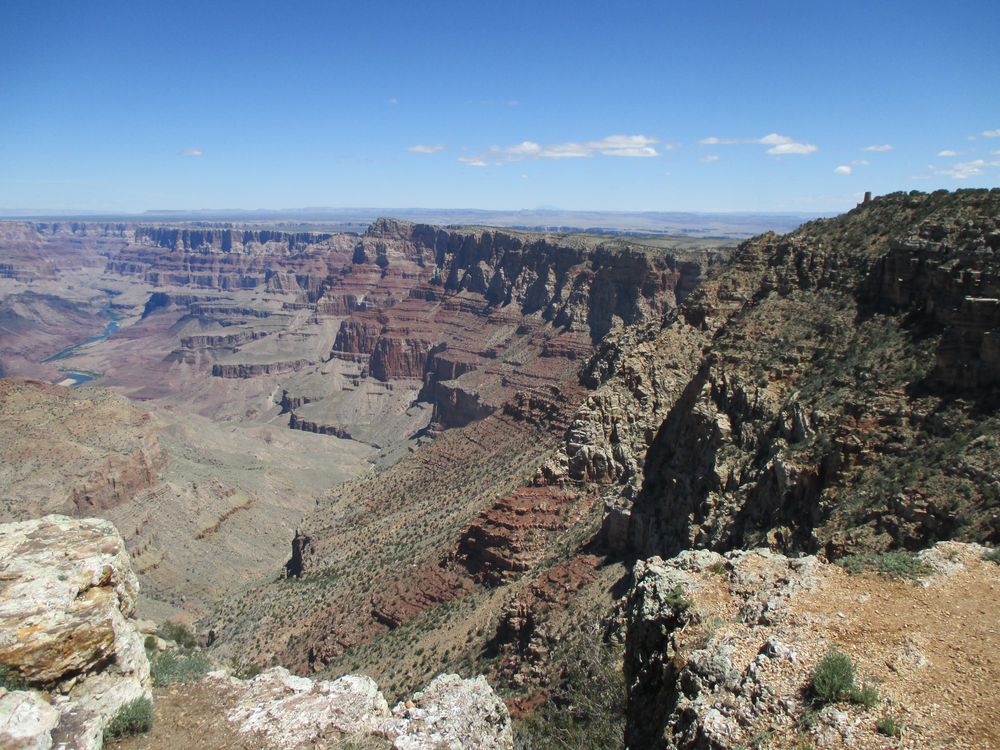
#> input picture grand_canyon_left_01.png, 1000 x 750 px
$ python main.py --first grand_canyon_left_01.png --second grand_canyon_left_02.png
#> lines starting #> are read from the running program, lines starting #| are printed output that depends on the picture
### panoramaOpenCV.py
import numpy as np
import imutils
import cv2

class ImageStitch:
	def __init__(self):
		# determine if we are using OpenCV v3.X
		self.isv3 = imutils.is_cv3()
		print('Your openCV 2 version is:', cv2.__version__, 'and variable is:', self.isv3)

	def istitch(self, images, ratio=0.75, reprojThresh=4.0,
		showMatches=False):
		# unpack the images, then detect keypoints and extract
		# local invariant descriptors from them
		(imageB, imageA) = images
		(kpsA, featuresA) = self.detectAndDescribe(imageA)
		(kpsB, featuresB) = self.detectAndDescribe(imageB)

		# match features between the two images
		M = self.matchKeypoints(kpsA, kpsB,
			featuresA, featuresB, ratio, reprojThresh)

		# if the match is None, then there aren't enough matched
		# keypoints to create a panorama
		if M is None:
			return None

		# otherwise, apply a perspective warp to stitch the images
		# together
		(matches, H, status) = M
		result = cv2.warpPerspective(imageA, H,
			(imageA.shape[1] + imageB.shape[1], imageA.shape[0]))
		result[0:imageB.shape[0], 0:imageB.shape[1]] = imageB

		# check to see if the keypoint matches should be visualized
		if showMatches:
			vis = self.drawMatches(imageA, imageB, kpsA, kpsB, matches,
				status)

			# return a tuple of the stitched image and the
			# visualization
			return (result, vis)

		# return the stitched image
		return result

	def detectAndDescribe(self, image):
		# convert the image to grayscale
		gray = cv2.cvtColor(image, cv2.COLOR_BGR2GRAY)

		# check to see if we are using OpenCV 3.X
		if self.isv3:
			# detect and extract features from the image
			descriptor = cv2.xfeatures2d.SIFT_create()
			(kps, features) = descriptor.detectAndCompute(image, None)

		# otherwise, we are using OpenCV 2.4.X
		else:
			# detect keypoints in the image
			detector = cv2.FeatureDetector_create("SIFT")
			kps = detector.detect(gray)

			# extract features from the image
			extractor = cv2.DescriptorExtractor_create("SIFT")
			(kps, features) = extractor.compute(gray, kps)

		# convert the keypoints from KeyPoint objects to NumPy
		# arrays
		kps = np.float32([kp.pt for kp in kps])

		# return a tuple of keypoints and features
		return (kps, features)

	def matchKeypoints(self, kpsA, kpsB, featuresA, featuresB,
		ratio, reprojThresh):
		# compute the raw matches and initialize the list of actual
		# matches
		matcher = cv2.DescriptorMatcher_create("BruteForce")
		rawMatches = matcher.knnMatch(featuresA, featuresB, 2)
		matches = []

		# loop over the raw matches
		for m in rawMatches:
			# ensure the distance is within a certain ratio of each
			# other (i.e. Lowe's ratio test)
			if len(m) == 2 and m[0].distance < m[1].distance * ratio:
				matches.append((m[0].trainIdx, m[0].queryIdx))

		# computing a homography requires at least 4 matches
		if len(matches) > 4:
			# construct the two sets of points
			ptsA = np.float32([kpsA[i] for (_, i) in matches])
			ptsB = np.float32([kpsB[i] for (i, _) in matches])

			# compute the homography between the two sets of points
			(H, status) = cv2.findHomography(ptsA, ptsB, cv2.RANSAC,
				reprojThresh)

			# return the matches along with the homograpy matrix
			# and status of each matched point
			return (matches, H, status)

		# otherwise, no homograpy could be computed
		return None

	# [20 lines left out: function drawMatches, not called in this run]

### main.py
from panoramaOpenCV import ImageStitch
import argparse
import imutils
import cv2
import os

os.remove("temp.png")
print("File Removed")

ap = argparse.ArgumentParser()
ap.add_argument("-f", "--first", required=True, help="path to the first image")
ap.add_argument("-s", "--second", required=True, help="path to the second image")
args=vars(ap.parse_args())

imageA = cv2.imread(args["first"])
#> imageA is the input picture: shape (750, 1000, 3); mean B, G, R 137, 127.5, 118.6
imageB = cv2.imread(args["second"])
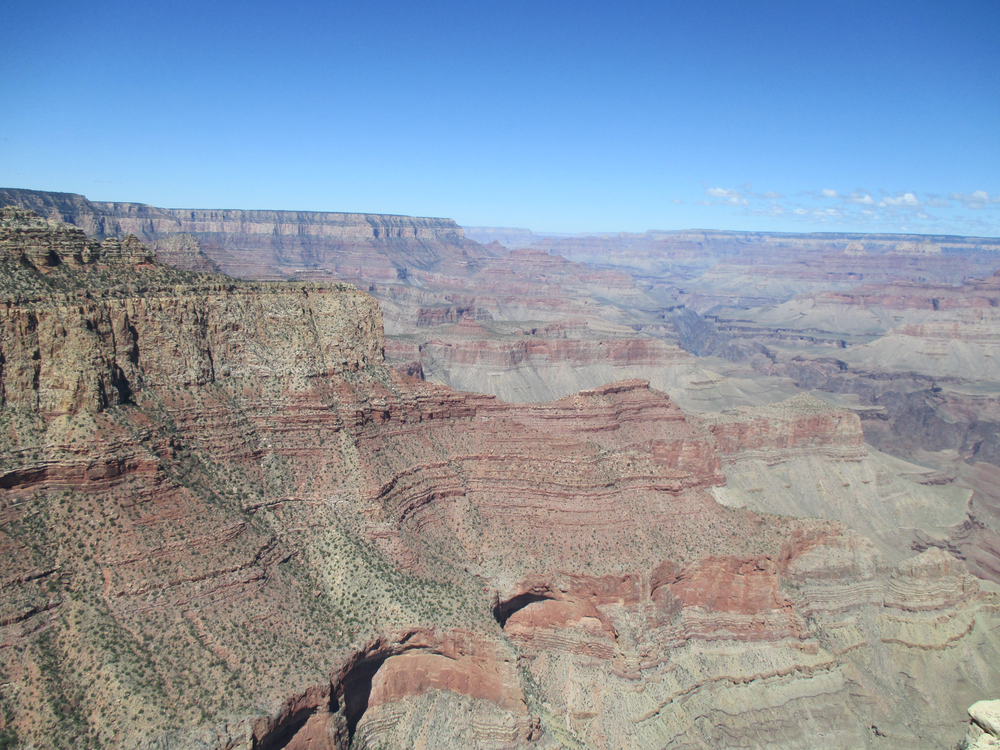
#> input picture grand_canyon_left_02.png, 1000 x 750 px
#> imageB is the input picture: shape (750, 1000, 3); mean B, G, R 164.1, 149.5, 138.7
imageA = imutils.resize(imageA, width=400)
#> imageA: shape (300, 400, 3)
imageB = imutils.resize(imageB, width=400)
#> imageB: shape (300, 400, 3)

imgstitch  = ImageStitch()
(result, vis) = imgstitch.istitch([imageA,imageB], showMatches=True)
#> in detectAndDescribe, `gray = cv2.cvtColor(image, cv2.COLOR_BGR2GRAY)`:
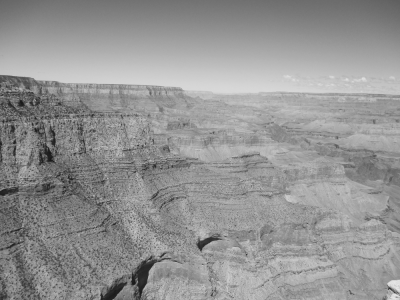
#> gray: shape (300, 400); min 24, max 230, mean 147.9
#> in detectAndDescribe, `kps = detector.detect(gray)`: kps = 536 keypoints; strongest (x, y, size): (201, 245, 6.2), (389, 288, 2.1), (14, 142, 2.2), (141, 274, 12.3)
#> in detectAndDescribe, `kps = np.float32([kp.pt for kp in kps])`: kps = 536 pairs, first value 3.67 to 396.8, second value 76.19 to 296.9
#> in istitch, `(kpsA, featuresA) = self.detectAndDescribe(imageA)`: kpsA has the same summary as kps in detectAndDescribe
#> in detectAndDescribe (call 2), `gray = cv2.cvtColor(image, cv2.COLOR_BGR2GRAY)`:
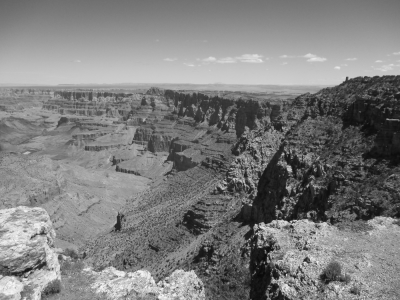
#> gray: shape (300, 400); min 8, max 250, mean 125.9
#> in detectAndDescribe (call 2), `kps = detector.detect(gray)`: kps = 1241 keypoints; strongest (x, y, size): (289, 169, 3.7), (273, 281, 3.3), (291, 226, 2.1), (274, 222, 2.8)
#> in detectAndDescribe (call 2), `kps = np.float32([kp.pt for kp in kps])`: kps = 1241 pairs, first value 3.13 to 397.1, second value 54.99 to 297.1
#> in istitch, `(kpsB, featuresB) = self.detectAndDescribe(imageB)`: kpsB has the same summary as kps in detectAndDescribe
#> in matchKeypoints, `rawMatches = matcher.knnMatch(featuresA, featuresB, 2)`: rawMatches = 536 matches
#> after the loop in matchKeypoints, `for m in rawMatches:`: matches = [(411, 301), (1084, 498)]
#> (the run stopped early here; a loop or call above may not have finished)
